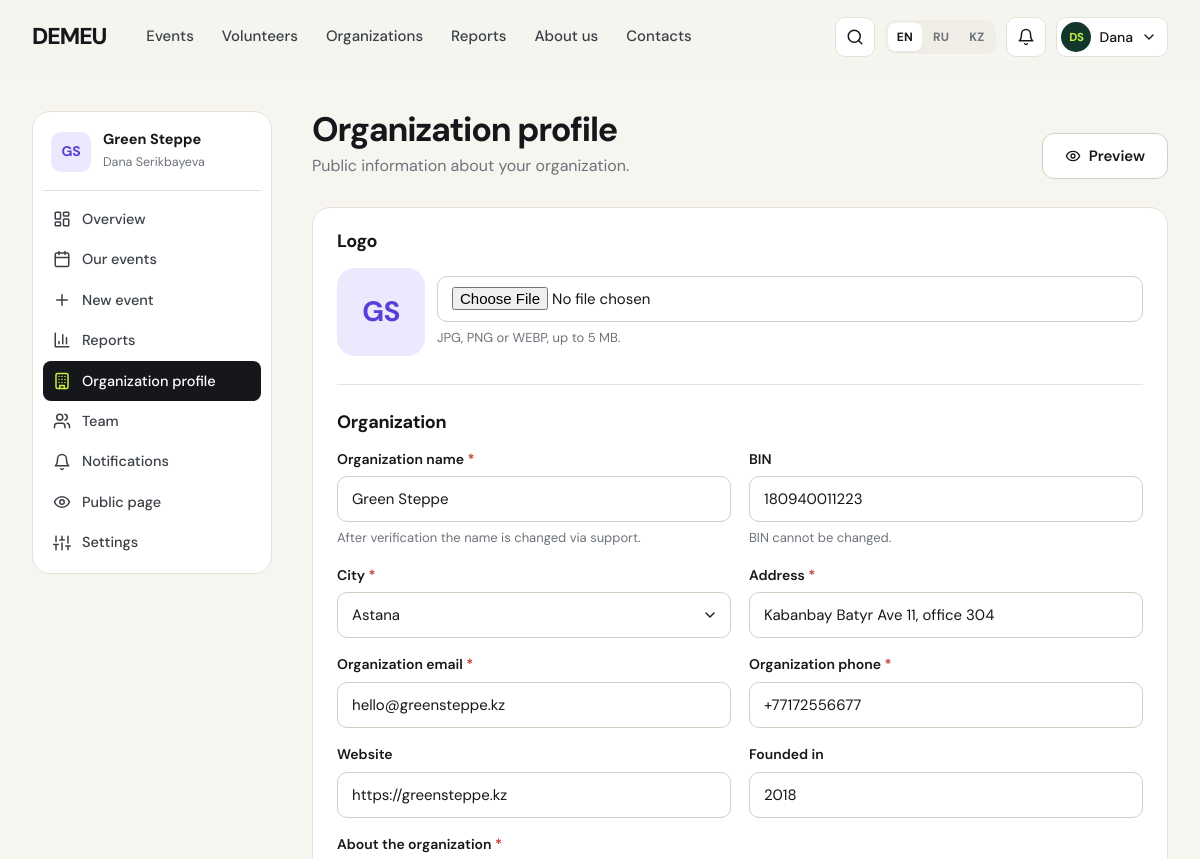
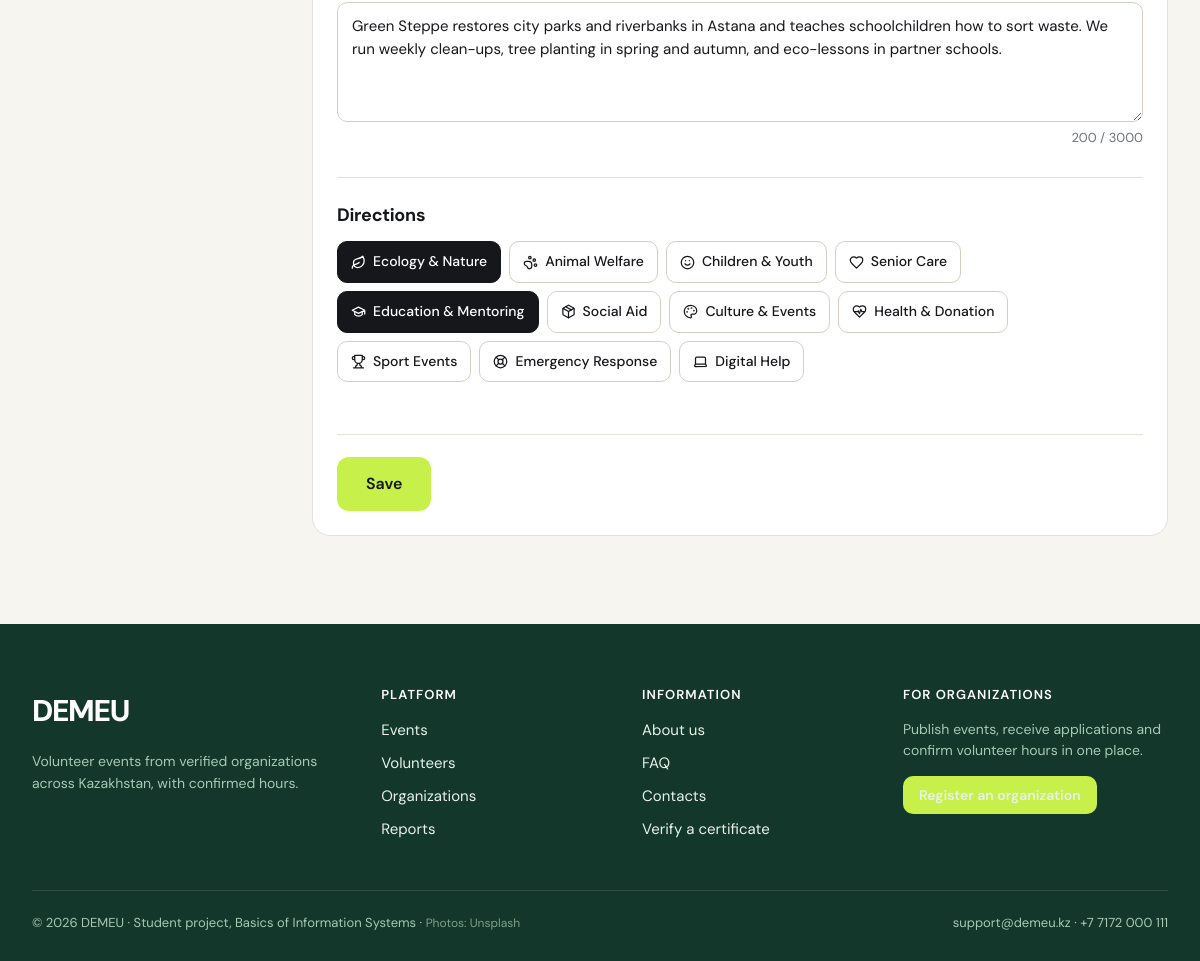
Page /org/profile (signed in) on the committed database (2 pictures, top to bottom).
### tables this page shows
CREATE TABLE coordinators (
    coordinator_id INTEGER PRIMARY KEY,
    user_id        INTEGER NOT NULL UNIQUE REFERENCES users(user_id) ON DELETE RESTRICT,
    org_id         INTEGER NOT NULL REFERENCES organizations(org_id) ON DELETE RESTRICT,
    full_name      TEXT NOT NULL CHECK (length(trim(full_name)) >= 3),
    phone          TEXT NOT NULL,
    position       TEXT,
    is_owner       INTEGER NOT NULL DEFAULT 0 CHECK (is_owner IN (0,1)),  -- can manage team & org profile
    created_at     TEXT NOT NULL DEFAULT (datetime('now','localtime'))
);

CREATE TABLE organizations (
    org_id           INTEGER PRIMARY KEY,
    name             TEXT NOT NULL UNIQUE,
    bin              TEXT NOT NULL UNIQUE CHECK (length(bin) = 12 AND bin NOT GLOB '*[^0-9]*'),
    org_type         TEXT NOT NULL CHECK (org_type IN ('ngo','foundation','initiative','university','government','business')),
    description      TEXT NOT NULL,
    city_id          INTEGER NOT NULL REFERENCES cities(city_id) ON DELETE RESTRICT,
    address          TEXT NOT NULL,
    email            TEXT NOT NULL,
    phone            TEXT NOT NULL,
    website          TEXT,
    logo_path        TEXT,
    founded_year     INTEGER CHECK (founded_year BETWEEN 1950 AND 2100),
    status           TEXT NOT NULL DEFAULT 'pending'
                     CHECK (status IN ('pending','verified','rejected','suspended')),
    status_comment   TEXT,                     -- reason for rejection / suspension
    verified_at      TEXT,
    verified_by      INTEGER REFERENCES users(user_id) ON DELETE SET NULL,
    created_at       TEXT NOT NULL DEFAULT (datetime('now','localtime'))
);

CREATE TABLE directions (
    direction_id INTEGER PRIMARY KEY,
    slug         TEXT NOT NULL UNIQUE,
    name_en      TEXT NOT NULL,
    name_ru      TEXT NOT NULL,
    name_kk      TEXT NOT NULL,
    icon         TEXT NOT NULL DEFAULT 'heart',
    tone         TEXT NOT NULL DEFAULT 'mint'
                 CHECK (tone IN ('mint','sage','butter','sky','rose','lilac'))
);

### demeu/org.py (the view, shortened to what this page needs)
@bp.route("/profile", methods=["GET", "POST"])
@coordinator_only
def profile():
    owner_only()
    o = g.org
    errors = Errors()
    f = dict(o)
    selected = [r["direction_id"] for r in query("SELECT direction_id FROM organization_directions WHERE org_id=?",
                                                  (o["org_id"],))]
    return render_template("org/profile.html", f=f, errors=errors, selected=selected,
                           cities=query("SELECT * FROM cities ORDER BY name_en"),
                           directions=query("SELECT * FROM directions ORDER BY direction_id"))

### demeu/core.py (called while the page is built)
def get_lang():
    lang = session.get("lang")
    if lang in LANGS:
        return lang
    best = request.accept_languages.best_match(["en", "ru", "kk"]) if request else None
    return best or "en"

def _(key, **params):
    entry = TRANSLATIONS.get(key)
    if entry is None:
        text = key
    else:
        lang = g.get("lang", "en")
        text = entry.get(lang) or entry.get("en") or key
    if params:
        try:
            text = text.format(**params)
        except (KeyError, IndexError):
            pass
    return text

def loc(row, field):
    if row is None:
        return ""
    lang = g.get("lang", "en")
    keys = row.keys() if hasattr(row, "keys") else row
    for k in (f"{field}_{lang}", f"{field}_en", field):
        if k in keys and row[k]:
            return row[k]
    return ""

def initials(name):
    parts = [p for p in (name or "").split() if p]
    return "".join(p[0] for p in parts[:2]).upper() or "?"

def load_user():
    g.user = g.volunteer = g.coordinator = g.org = None
    uid = session.get("uid")
    if not uid:
        return
    user = query("SELECT * FROM users WHERE user_id = ?", (uid,), one=True)
    if not user or not user["is_active"]:
        session.clear()
        return
    g.user = user
    if user["role"] == "volunteer":
        g.volunteer = query("SELECT * FROM volunteers WHERE user_id = ?", (uid,), one=True)
    elif user["role"] == "coordinator":
        g.coordinator = query("SELECT * FROM coordinators WHERE user_id = ?", (uid,), one=True)
        if g.coordinator:
            g.org = query("SELECT * FROM organizations WHERE org_id = ?",
                          (g.coordinator["org_id"],), one=True)

def role_required(*roles):
    def deco(view):
        @wraps(view)
        def wrapped(*a, **kw):
            if g.user is None:
                flash(_("flash_login_required"), "info")
                return redirect(url_for("auth.login", next=request.full_path))
            if g.user["role"] not in roles:
                abort(403)
            if g.user["role"] == "volunteer" and not g.volunteer:
                abort(403)
            if g.user["role"] == "coordinator" and not g.coordinator:
                abort(403)
            return view(*a, **kw)
        return wrapped
    return deco

def csrf_token():
    tok = session.get("csrf")
    if not tok:
        tok = secrets.token_urlsafe(32)
        session["csrf"] = tok
    return tok

### demeu/org.py (called while the page is built)
def owner_only():
    if not g.coordinator["is_owner"]:
        abort(403)

### demeu/templates/org/profile.html (shortened to what this page needs)
{% extends "org/_layout.html" %}
{% from "partials/macros.html" import field_error, org_logo %}
{% block cab %}
<div class="cab-head"><div><h1>{{ _('org_profile') }}</h1><p>{{ _('org_profile_subtitle') }}</p></div>
  <a class="btn btn-ghost" href="{{ url_for('public.organization_profile', org_id=g.org.org_id) }}">{{ icon('eye', 16) }} {{ _('preview') }}</a></div>
<form class="card card-pad" method="post" enctype="multipart/form-data" novalidate>
  <div class="form-section">
    <h3>{{ _('logo') }}</h3>
    <div class="row">{{ org_logo(g.org, 'lg') }}
      <div class="field grow {{ 'has-error' if errors.logo }}"><input class="input" style="padding-top:10px" type="file" name="logo" accept=".jpg,.jpeg,.png,.webp">
        <span class="hint">{{ _('image_hint') }}</span>{{ field_error(errors, 'logo') }}</div></div>
  </div>
  <div class="form-section">
    <h3>{{ _('organization') }}</h3>
    <div class="form-grid">
      <div class="field {{ 'has-error' if errors.name }}"><label class="req" for="name">{{ _('org_name') }}</label>
        <input class="input" id="name" name="name" value="{{ f.name }}" {{ 'disabled' if g.org.status == 'verified' }} maxlength="150">
        {% if g.org.status == 'verified' %}<span class="hint">{{ _('name_locked_hint') }}</span>{% endif %}{{ field_error(errors, 'name') }}</div>
      <div class="field"><span class="label">{{ _('bin') }}</span><input class="input mono" value="{{ f.bin }}" disabled><span class="hint">{{ _('bin_locked_hint') }}</span></div>
      <div class="field {{ 'has-error' if errors.city_id }}"><label class="req" for="city_id">{{ _('city') }}</label>
        <select class="select" id="city_id" name="city_id">{% for c in cities %}<option value="{{ c.city_id }}" {{ 'selected' if f.city_id|string == c.city_id|string }}>{{ loc(c, 'name') }}</option>{% endfor %}</select></div>
      <div class="field {{ 'has-error' if errors.address }}"><label class="req" for="address">{{ _('address') }}</label>
        <input class="input" id="address" name="address" value="{{ f.address }}" maxlength="200">{{ field_error(errors, 'address') }}</div>
      <div class="field {{ 'has-error' if errors.email }}"><label class="req" for="email">{{ _('org_email') }}</label>
        <input class="input" id="email" name="email" type="email" value="{{ f.email }}">{{ field_error(errors, 'email') }}</div>
      <div class="field {{ 'has-error' if errors.phone }}"><label class="req" for="phone">{{ _('org_phone') }}</label>
        <input class="input" id="phone" name="phone" type="tel" value="{{ f.phone }}">{{ field_error(errors, 'phone') }}</div>
      <div class="field"><label for="website">{{ _('website') }}</label><input class="input" id="website" name="website" value="{{ f.website or '' }}" maxlength="150"></div>
      <div class="field {{ 'has-error' if errors.founded_year }}"><label for="founded_year">{{ _('founded_year') }}</label>
        <input class="input" id="founded_year" name="founded_year" type="number" min="1950" max="2100" value="{{ f.founded_year or '' }}">{{ field_error(errors, 'founded_year') }}</div>
      <div class="field span-2 {{ 'has-error' if errors.description }}"><label class="req" for="description">{{ _('org_description') }}</label>
        <textarea class="textarea" id="description" name="description" maxlength="3000">{{ f.description }}</textarea>{{ field_error(errors, 'description') }}</div>
    </div>
  </div>
  <div class="form-section {{ 'has-error' if errors.directions }}">
    <h3>{{ _('directions') }}</h3>
    <div class="check-grid">{% for d in directions %}<label class="check-chip"><span>{{ icon(d.icon, 15) }}{{ loc(d, 'name') }}</span></label>{% endfor %}</div>
  </div>
  <div class="form-actions"><button class="btn btn-primary btn-lg">{{ _('resubmit') if g.org.status == 'rejected' else _('save') }}</button></div>
</form>
{% endblock %}

### demeu/templates/org/_layout.html (shortened to what this page needs)
{% extends "base.html" %}
{% from "partials/macros.html" import org_logo, status %}
{% block content %}
{% set ep = request.endpoint %}
<div class="wrap">
  <div class="cabinet">
    <nav class="card side-nav" aria-label="{{ _('org_cabinet') }}">
      <div class="who">{{ org_logo(g.org) }}<div><b>{{ g.org.name }}</b><span class="xs muted">{{ g.coordinator.full_name }}</span></div></div>
      <a class="{{ 'on' if ep == 'org.dashboard' }}" href="{{ url_for('org.dashboard') }}">{{ icon('dashboard') }} {{ _('overview') }}</a>
      <a class="{{ 'on' if ep in ('org.events', 'org.event_manage', 'org.event_edit') }}" href="{{ url_for('org.events') }}">{{ icon('calendar') }} {{ _('org_events') }}</a>
      <a class="{{ 'on' if ep == 'org.event_new' }}" href="{{ url_for('org.event_new') }}">{{ icon('plus') }} {{ _('new_event') }}</a>
      <a class="{{ 'on' if ep == 'org.reports' }}" href="{{ url_for('org.reports') }}">{{ icon('chart') }} {{ _('nav_reports') }}</a>
      {% if g.coordinator.is_owner %}
      <a class="{{ 'on' if ep == 'org.profile' }}" href="{{ url_for('org.profile') }}">{{ icon('building') }} {{ _('org_profile') }}</a>
      <a class="{{ 'on' if ep == 'org.team' }}" href="{{ url_for('org.team') }}">{{ icon('users') }} {{ _('team') }}</a>
      {% endif %}
      <a href="{{ url_for('auth.notifications') }}">{{ icon('bell') }} {{ _('notifications') }}{% if unread %}<span class="badge">{{ unread }}</span>{% endif %}</a>
      <a href="{{ url_for('public.organization_profile', org_id=g.org.org_id) }}">{{ icon('eye') }} {{ _('org_public_page') }}</a>
      <a href="{{ url_for('auth.settings') }}">{{ icon('sliders') }} {{ _('settings') }}</a>
    </nav>
    <div>
      {% block cab %}{% endblock %}
    </div>
  </div>
</div>
{% endblock %}

### demeu/templates/partials/macros.html (shortened to what this page needs)
{% macro org_logo(o, cls='') -%}
<span class="avatar org {{ cls }}">{% if o.logo_path or o.org_logo %}<img src="{{ media_url(o.logo_path or o.org_logo) }}" alt="">{% else %}{{ initials(o.name or o.org_name) }}{% endif %}</span>
{%- endmacro %}

### demeu/templates/base.html (shortened to what this page needs)
<!doctype html>
<html lang="{{ 'kk' if lang == 'kk' else lang }}">
<head>
  <link rel="stylesheet" href="{{ url_for('static', filename='css/app.css') }}">
</head>
<body class="{% block body_class %}{% endblock %}">
{% set ep = request.endpoint or '' %}
<header class="site-header">
  <div class="wrap header-inner">
    <a class="logo" href="{{ url_for('public.home') }}" aria-label="DEMEU">
      DEMEU
    </a>
    <nav class="nav" aria-label="{{ _('main_menu') }}">
      <a href="{{ url_for('public.events') }}" class="{{ 'active' if ep.startswith('public.event') }}">{{ _('nav_events') }}</a>
      <a href="{{ url_for('public.volunteers') }}" class="{{ 'active' if ep.startswith('public.volunteer') }}">{{ _('nav_volunteers') }}</a>
      <a href="{{ url_for('public.organizations') }}" class="{{ 'active' if ep.startswith('public.organization') }}">{{ _('nav_organizations') }}</a>
      <a href="{{ url_for('public.reports') }}" class="{{ 'active' if ep == 'public.reports' }}">{{ _('nav_reports') }}</a>
      <a href="{{ url_for('public.about') }}" class="{{ 'active' if ep == 'public.about' }}">{{ _('nav_about') }}</a>
      <a href="{{ url_for('public.contacts') }}" class="{{ 'active' if ep == 'public.contacts' }}">{{ _('nav_contacts') }}</a>
    </nav>
    <div class="header-tools">
      <a class="icon-btn hide-md" href="{{ url_for('public.search') }}" aria-label="{{ _('search') }}" title="{{ _('search') }}">{{ icon('search') }}</a>
      <div class="lang-switch" role="group" aria-label="{{ _('language') }}">
        {% for code in LANGS %}
          <a href="{{ url_for('public.set_lang', code=code, next=request.full_path) }}" class="{{ 'on' if code == lang }}" lang="{{ code }}">{{ LANG_LABELS[code] }}</a>
        {% endfor %}
      </div>
      {% if g.user %}
        <a class="icon-btn" href="{{ url_for('auth.notifications') }}" aria-label="{{ _('notifications') }}" title="{{ _('notifications') }}">
          {{ icon('bell') }}{% if unread %}<span class="count">{{ unread if unread < 100 else '99+' }}</span>{% endif %}
        </a>
        {% set person = g.volunteer or g.coordinator %}
        <div class="user-menu">
          <button class="user-btn" data-toggle="user-dd" aria-expanded="false" aria-haspopup="true">
            {% if g.volunteer and g.volunteer.avatar_path %}
              <span class="avatar sm"><img src="{{ url_for('media.public_file', folder=g.volunteer.avatar_path.split('/')[0], name=g.volunteer.avatar_path.split('/')[1]) }}" alt=""></span>
            {% else %}
              <span class="avatar sm">{{ initials(person.full_name if person else g.user.email) }}</span>
            {% endif %}
            <span class="hide-md">{{ (person.full_name.split()[0]) if person else _('role_admin') }}</span>{{ icon('chevron-down', 16) }}
          </button>
        </div>
      {% else %}
        <a class="btn btn-ghost btn-sm hide-md" href="{{ url_for('auth.login', next=request.full_path if ep not in ('auth.login','auth.register') else None) }}">{{ _('login') }}</a>
        <a class="btn btn-primary btn-sm" href="{{ url_for('auth.register') }}">{{ _('join') }}</a>
      {% endif %}
    </div>
  </div>
</header>
<main id="main">{% block content %}{% endblock %}</main>
{% block footer %}
<footer class="site-footer">
  <div class="wrap">
    <div class="footer-grid">
      <div>
        <a class="logo" href="{{ url_for('public.home') }}">DEMEU</a>
        <p class="mt-2 small">{{ _('footer_about') }}</p>
      </div>
      <div>
        <h4>{{ _('footer_platform') }}</h4>
        <ul>
          <li><a href="{{ url_for('public.events') }}">{{ _('nav_events') }}</a></li>
          <li><a href="{{ url_for('public.volunteers') }}">{{ _('nav_volunteers') }}</a></li>
          <li><a href="{{ url_for('public.organizations') }}">{{ _('nav_organizations') }}</a></li>
          <li><a href="{{ url_for('public.reports') }}">{{ _('nav_reports') }}</a></li>
        </ul>
      </div>
      <div>
        <h4>{{ _('footer_info') }}</h4>
        <ul>
          <li><a href="{{ url_for('public.about') }}">{{ _('nav_about') }}</a></li>
          <li><a href="{{ url_for('public.about') }}#faq">{{ _('faq') }}</a></li>
          <li><a href="{{ url_for('public.contacts') }}">{{ _('nav_contacts') }}</a></li>
          <li><a href="{{ url_for('public.verify') }}">{{ _('verify_certificate') }}</a></li>
        </ul>
      </div>
      <div>
        <h4>{{ _('footer_for_orgs') }}</h4>
        <p class="small">{{ _('footer_for_orgs_text') }}</p>
        <a class="btn btn-primary btn-sm" href="{{ url_for('auth.register_organization') }}">{{ _('register_org_cta') }}</a>
      </div>
    </div>
    <div class="footer-bottom">
      <span>© {{ 2026 }} DEMEU · {{ _('footer_rights') }} · <span class="photo-credit">{{ _('photo_credit') }}</span></span>
      <span>support@demeu.kz · +7 7172 000 111</span>
    </div>
  </div>
</footer>
{% endblock %}
</body>
</html>

### rows in the picture
coordinators: full_name "DS", full_name "Dana", coordinator.full_name "Dana Serikbayeva"
organizations: name "GS GS", org.name "Green Steppe", name "Green Steppe", bin "180940011223", address "Kabanbay Batyr Ave 11, office 304", email "hello@greensteppe.kz", phone "+77172556677", website "https://greensteppe.kz", founded_year "2018", description "Green Steppe restores city parks and riverbanks in Astana and teaches schoolchildren how to sort waste. We run weekly clean-ups, tree planting in spring and autumn, and eco-lessons in partner schools."
directions: name_en "Ecology & Nature"
directions: name_en "Animal Welfare"
directions: name_en "Children & Youth"
directions: name_en "Senior Care"
directions: name_en "Education & Mentoring"
directions: name_en "Social Aid"
directions: name_en "Culture & Events"
directions: name_en "Health & Donation"
directions: name_en "Sport Events"
directions: name_en "Emergency Response"
directions: name_en "Digital Help"

### other values in the picture
{{ LANG_LABELS[code] }} "EN" "RU" "KZ"
{{ 2026 }} "2026"
form field city_id "Astana"
